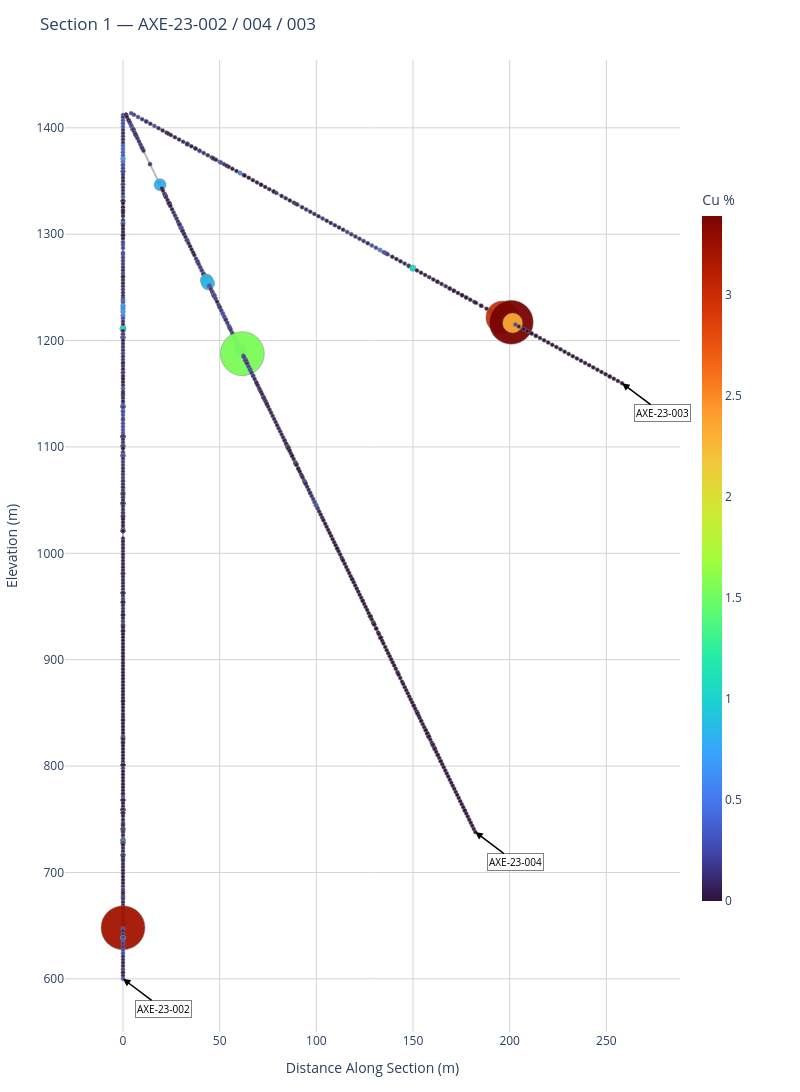

The cell this chart's notebook holds for it:
### Markdown cell above
**Cross-Section 1 — N-S Strike (AXE-23-002 / 004 / 003)**

This section cuts east-west through the three holes that trend eastward from Drill Site B. Viewing perpendicular to the hole azimuths reveals the true down-dip geometry and grade distribution of this hole group.

### Code cell
# Section 1 line: use 003 EOH as one end, 002 collar as the other
x1_raw = geometry_df.loc[geometry_df['hole_id'] == "AXE-23-002", "x"].iloc[0]
y1_raw = geometry_df.loc[geometry_df['hole_id'] == "AXE-23-002", "y"].iloc[0]

eoh_003 = get_eoh(geometry_df, "AXE-23-003")
x2_raw, y2_raw = eoh_003[0], eoh_003[1]

x1, y1, x2, y2 = enforce_left_to_right(x1_raw, y1_raw, x2_raw, y2_raw)

make_section(
    hole_ids=["AXE-23-002", "AXE-23-004", "AXE-23-003"],
    title="Section 1 — AXE-23-002 / 004 / 003",
    x1=x1, y1=y1, x2=x2, y2=y2
)

### Figure 1 — Plotly figure (JSON) as saved in the notebook; plotly's stock layout.template omitted (floating-point values rounded to 4 significant figures; data arrays with more than 128 entries replaced by an {"elided": "..."} marker saying what was removed)
{"data": [{"line": {"color": "rgba(80,80,80,0.4)", "width": 2}, "mode": "lines", "name": "AXE-23-002", "showlegend": false, "type": "scatter", "x": {"elided": "670 float values"}, "y": {"elided": "670 float values"}}, {"marker": {"color": {"elided": "670 float values"}, "coloraxis": "coloraxis", "colorscale": [[0, "#30123b"], [0.07143, "#4145ab"], [0.1429, "#4675ed"], [0.2143, "#39a2fc"], [0.2857, "#1bcfd4"], [0.3571, "#24eca6"], [0.4286, "#61fc6c"], [0.5, "#a4fc3b"], [0.5714, "#d1e834"], [0.6429, "#f3c63a"], [0.7143, "#fe9b2d"], [0.7857, "#f36315"], [0.8571, "#d93806"], [0.9286, "#b11901"], [1, "#7a0402"]], "line": {"color": "grey", "width": 0.5}, "opacity": 0.95, "size": {"elided": "670 float values"}}, "mode": "markers", "name": "AXE-23-002", "showlegend": false, "type": "scatter", "x": {"elided": "670 float values"}, "y": {"elided": "670 float values"}}, {"line": {"color": "rgba(80,80,80,0.4)", "width": 2}, "mode": "lines", "name": "AXE-23-003", "showlegend": false, "type": "scatter", "x": {"elided": "156 float values"}, "y": {"elided": "156 float values"}}, {"marker": {"color": {"elided": "156 float values"}, "coloraxis": "coloraxis", "colorscale": [[0, "#30123b"], [0.07143, "#4145ab"], [0.1429, "#4675ed"], [0.2143, "#39a2fc"], [0.2857, "#1bcfd4"], [0.3571, "#24eca6"], [0.4286, "#61fc6c"], [0.5, "#a4fc3b"], [0.5714, "#d1e834"], [0.6429, "#f3c63a"], [0.7143, "#fe9b2d"], [0.7857, "#f36315"], [0.8571, "#d93806"], [0.9286, "#b11901"], [1, "#7a0402"]], "line": {"color": "grey", "width": 0.5}, "opacity": 0.95, "size": {"elided": "156 float values"}}, "mode": "markers", "name": "AXE-23-003", "showlegend": false, "type": "scatter", "x": {"elided": "156 float values"}, "y": {"elided": "156 float values"}}, {"line": {"color": "rgba(80,80,80,0.4)", "width": 2}, "mode": "lines", "name": "AXE-23-004", "showlegend": false, "type": "scatter", "x": {"elided": "389 float values"}, "y": {"elided": "389 float values"}}, {"marker": {"color": {"elided": "389 float values"}, "coloraxis": "coloraxis", "colorscale": [[0, "#30123b"], [0.07143, "#4145ab"], [0.1429, "#4675ed"], [0.2143, "#39a2fc"], [0.2857, "#1bcfd4"], [0.3571, "#24eca6"], [0.4286, "#61fc6c"], [0.5, "#a4fc3b"], [0.5714, "#d1e834"], [0.6429, "#f3c63a"], [0.7143, "#fe9b2d"], [0.7857, "#f36315"], [0.8571, "#d93806"], [0.9286, "#b11901"], [1, "#7a0402"]], "line": {"color": "grey", "width": 0.5}, "opacity": 0.95, "size": {"elided": "389 float values"}}, "mode": "markers", "name": "AXE-23-004", "showlegend": false, "type": "scatter", "x": {"elided": "389 float values"}, "y": {"elided": "389 float values"}}], "layout": {"annotations": [{"arrowcolor": "black", "arrowhead": 2, "arrowsize": 1, "arrowwidth": 1.5, "ax": 40, "ay": 30, "bgcolor": "rgba(255,255,255,0.7)", "bordercolor": "grey", "borderwidth": 1, "font": {"color": "black", "size": 10}, "showarrow": true, "text": "AXE-23-002", "x": 0, "y": 600}, {"arrowcolor": "black", "arrowhead": 2, "arrowsize": 1, "arrowwidth": 1.5, "ax": 40, "ay": 30, "bgcolor": "rgba(255,255,255,0.7)", "bordercolor": "grey", "borderwidth": 1, "font": {"color": "black", "size": 10}, "showarrow": true, "text": "AXE-23-003", "x": 258.1, "y": 1160.0}, {"arrowcolor": "black", "arrowhead": 2, "arrowsize": 1, "arrowwidth": 1.5, "ax": 40, "ay": 30, "bgcolor": "rgba(255,255,255,0.7)", "bordercolor": "grey", "borderwidth": 1, "font": {"color": "black", "size": 10}, "showarrow": true, "text": "AXE-23-004", "x": 182.2, "y": 738.0}], "coloraxis": {"cmax": 3.39, "cmin": 0.00018, "colorbar": {"len": 0.75, "thickness": 20, "title": {"text": "Cu %"}}, "colorscale": [[0, "#30123b"], [0.07143, "#4145ab"], [0.1429, "#4675ed"], [0.2143, "#39a2fc"], [0.2857, "#1bcfd4"], [0.3571, "#24eca6"], [0.4286, "#61fc6c"], [0.5, "#a4fc3b"], [0.5714, "#d1e834"], [0.6429, "#f3c63a"], [0.7143, "#fe9b2d"], [0.7857, "#f36315"], [0.8571, "#d93806"], [0.9286, "#b11901"], [1, "#7a0402"]]}, "height": 1400, "margin": {"b": 60, "l": 60, "r": 120, "t": 60}, "paper_bgcolor": "white", "plot_bgcolor": "white", "showlegend": false, "title": {"text": "Section 1 — AXE-23-002 / 004 / 003"}, "width": 800, "xaxis": {"gridcolor": "lightgray", "range": [-30, 288.1], "showgrid": true, "title": {"text": "Distance Along Section (m)"}, "zeroline": false}, "yaxis": {"gridcolor": "lightgray", "range": [550, 1464.0], "showgrid": true, "title": {"text": "Elevation (m)"}, "zeroline": false}}}
